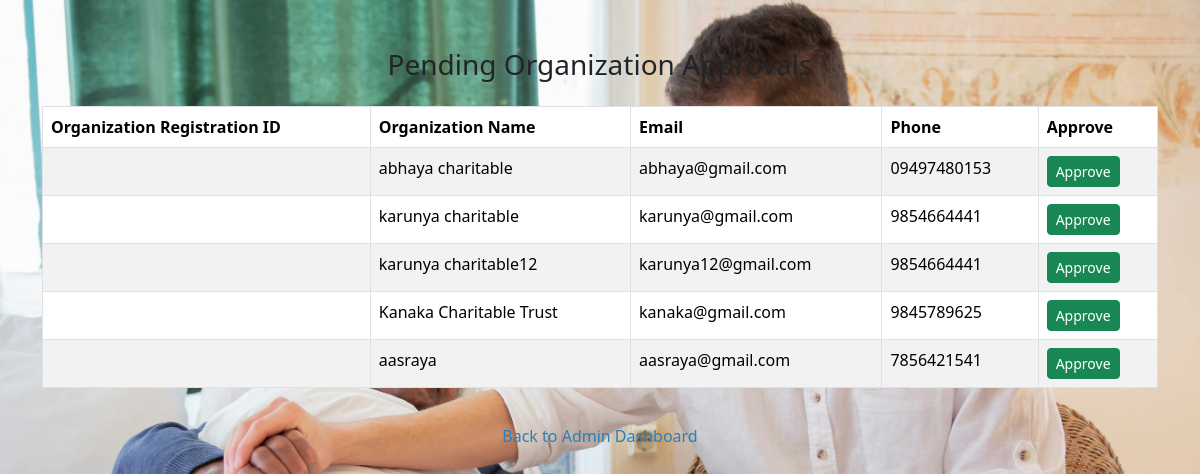
The app's page /approve-organizations with its own data.
### accounts/models.py (models this page shows, shortened)
class Organizations(models.Model):
    org_email = models.EmailField(unique=True)
    org_regid = models.CharField(max_length=100, unique=True)
    org_name = models.CharField(max_length=100)
    org_address = models.TextField()
    org_phone = models.CharField(max_length=12)
    org_password = models.CharField(max_length=128, default='defaultpassword')
    approve = models.BooleanField(default=False)
    pincode = models.CharField(max_length=10)
    is_email_verified = models.BooleanField(default=False)
    email_verification_token = models.UUIDField(default=uuid.uuid4, editable=False)
    groups = models.ManyToManyField(
        'auth.Group',
        related_name='organization_set',  # Add related_name to avoid conflict
        blank=True,
        help_text='The groups this user belongs to.',
        verbose_name='groups',
    )
    user_permissions = models.ManyToManyField(
        'auth.Permission',
        related_name='organization_set',  # Add related_name to avoid conflict
        blank=True,
        help_text='Specific permissions for this user.',
        verbose_name='user permissions',
    )
    objects = OrganizationManager()
    USERNAME_FIELD = 'org_username'
    REQUIRED_FIELDS = ['org_email', 'org_name', 'org_address', 'org_phone']

### accounts/views.py (the view)
# urls.py: path('approve-organizations', views.approve_organizations, name='approve_organizations'),
def approve_organizations(request):
    unapproved_orgs = Organizations.objects.filter(approve=False)
    return render(request, 'Admin/approve_org.html', {'unapproved_orgs': unapproved_orgs})

### templates/Admin/approve_org.html (shortened to what this page needs)
{% load static %}
<!DOCTYPE html>
<html lang="en">
  <head>
    <link
      href="https://cdn.jsdelivr.net/npm/bootstrap@5.3.3/dist/css/bootstrap.min.css"
      rel="stylesheet"
    />
    <link rel="stylesheet" href="{% static 'css/main.css' %}" />
  </head>
  <body>
    <div class="container mt-5">
      <h3 class="text-center mb-4">Pending Organization Approvals</h3>
      {% if unapproved_orgs %}
      <table class="table table-bordered table-striped">
        <thead>
          <tr>
            <th>Organization Registration ID</th>
            <th>Organization Name</th>
            <th>Email</th>
            <th>Phone</th>
            <th>Approve</th>
          </tr>
        </thead>
        <tbody>
          {% for org in unapproved_orgs %}
          <tr>
            <td>{{ org.org_regid }}</td>
            <td>{{ org.org_name }}</td>
            <td>{{ org.org_email }}</td>
            <td>{{ org.org_phone }}</td>
            <td>
              <form
                action="{% url 'approve_organization' org.id %}"
                method="POST"
              >
                <button type="submit" class="btn btn-success btn-sm">
                  Approve
                </button>
              </form>
            </td>
          </tr>
          {% endfor %}
        </tbody>
      </table>
      {% else %}
      <p class="text-center">No organizations pending approval.</p>
      {% endif %}
    </div>
    <center>
      <a href="{% url 'admin_dashboard' %}">Back to Admin Dashboard</a>
    </center>
  </body>
</html>

### static/css/main.css (style rules this page uses)
body { background-image: url('../img/bg.jpg'); background-repeat: no-repeat; background-size: 100%; }

### templates/Admin/approve_org.html (style rules this page uses)
a { display: inline-block; margin-top: 20px; text-decoration: none; color: #2980b9; font-weight: 500; }

### records on screen
Organizations: org_name "abhaya charitable", org_email "abhaya@gmail.com", org_phone "09497480153"
Organizations: org_name "karunya charitable", org_email "karunya@gmail.com", org_phone "9854664441"
Organizations: org_name "karunya charitable12", org_email "karunya12@gmail.com", org_phone "9854664441"
Organizations: org_name "Kanaka Charitable Trust", org_email "kanaka@gmail.com", org_phone "9845789625"
Organizations: org_name "aasraya", org_email "aasraya@gmail.com", org_phone "7856421541"
